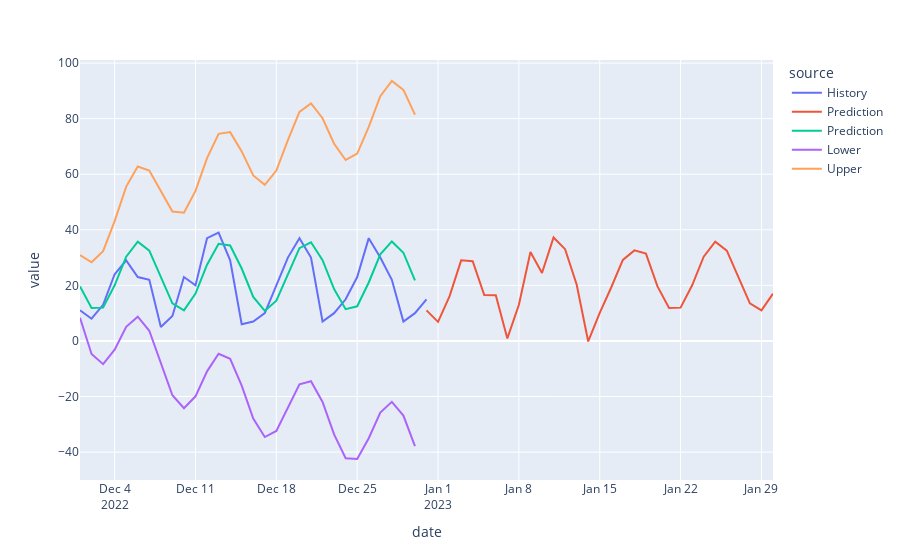

The notebook cell this image was saved under:
### Code cell
# plot
fig = px.line(df_all, x='date', y='value', color='source')

fig.add_trace(go.Scatter(x=df_all['date'], y=yhat, name='Prediction'))
fig.add_trace(go.Scatter(x=df_all['date'], y=yhat_conf_int_df['lower'], name='Lower'))
fig.add_trace(go.Scatter(x=df_all['date'], y=yhat_conf_int_df['upper'], name='Upper'))
